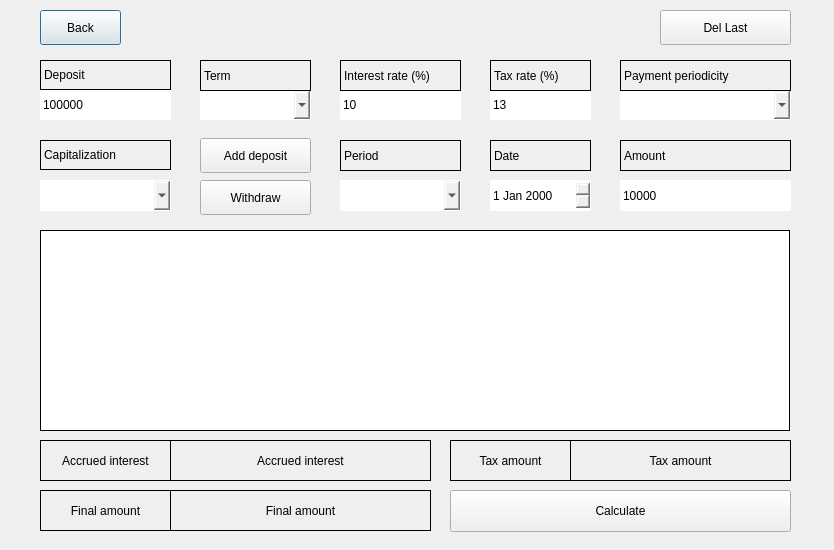
<?xml version="1.0" encoding="UTF-8"?>
<ui version="4.0">
 <class>Deposit</class>
 <widget class="QDialog" name="Deposit">
  <property name="geometry">
   <rect>
    <x>0</x>
    <y>0</y>
    <width>834</width>
    <height>550</height>
   </rect>
  </property>
  <property name="windowTitle">
   <string>Dialog</string>
  </property>
  <widget class="QPushButton" name="pushButton_back">
   <property name="geometry">
    <rect>
     <x>40</x>
     <y>10</y>
     <width>81</width>
     <height>35</height>
    </rect>
   </property>
   <property name="text">
    <string>Back</string>
   </property>
  </widget>
  <widget class="QTableWidget" name="deposit_table">
   <property name="geometry">
    <rect>
     <x>40</x>
     <y>230</y>
     <width>750</width>
     <height>201</height>
    </rect>
   </property>
   <property name="styleSheet">
    <string notr="true"/>
   </property>
   <property name="frameShape">
    <enum>QFrame::Box</enum>
   </property>
   <property name="frameShadow">
    <enum>QFrame::Plain</enum>
   </property>
  </widget>
  <widget class="QComboBox" name="period_to_tab">
   <property name="geometry">
    <rect>
     <x>340</x>
     <y>180</y>
     <width>121</width>
     <height>31</height>
    </rect>
   </property>
   <property name="styleSheet">
    <string notr="true">border: 1px solid white</string>
   </property>
  </widget>
  <widget class="QDateEdit" name="dateEdit">
   <property name="geometry">
    <rect>
     <x>490</x>
     <y>180</y>
     <width>101</width>
     <height>31</height>
    </rect>
   </property>
   <property name="styleSheet">
    <string notr="true">QDateEdit {
	border: 1px solid white;
}
</string>
   </property>
  </widget>
  <widget class="QLineEdit" name="amount_input">
   <property name="geometry">
    <rect>
     <x>620</x>
     <y>180</y>
     <width>171</width>
     <height>31</height>
    </rect>
   </property>
   <property name="styleSheet">
    <string notr="true">border: 1px solid white</string>
   </property>
   <property name="text">
    <string>10000</string>
   </property>
  </widget>
  <widget class="QPushButton" name="pushButton_add">
   <property name="geometry">
    <rect>
     <x>200</x>
     <y>138</y>
     <width>111</width>
     <height>35</height>
    </rect>
   </property>
   <property name="text">
    <string>Add deposit</string>
   </property>
  </widget>
  <widget class="QPushButton" name="pushButton_with">
   <property name="geometry">
    <rect>
     <x>200</x>
     <y>180</y>
     <width>111</width>
     <height>35</height>
    </rect>
   </property>
   <property name="styleSheet">
    <string notr="true"/>
   </property>
   <property name="text">
    <string>Withdraw</string>
   </property>
  </widget>
  <widget class="QLabel" name="Tax">
   <property name="geometry">
    <rect>
     <x>450</x>
     <y>440</y>
     <width>121</width>
     <height>41</height>
    </rect>
   </property>
   <property name="styleSheet">
    <string notr="true"/>
   </property>
   <property name="frameShape">
    <enum>QFrame::Box</enum>
   </property>
   <property name="text">
    <string>Tax amount</string>
   </property>
   <property name="alignment">
    <set>Qt::AlignCenter</set>
   </property>
  </widget>
  <widget class="QLabel" name="Amount">
   <property name="geometry">
    <rect>
     <x>40</x>
     <y>490</y>
     <width>131</width>
     <height>41</height>
    </rect>
   </property>
   <property name="styleSheet">
    <string notr="true"/>
   </property>
   <property name="frameShape">
    <enum>QFrame::Box</enum>
   </property>
   <property name="text">
    <string>Final amount</string>
   </property>
   <property name="alignment">
    <set>Qt::AlignCenter</set>
   </property>
  </widget>
  <widget class="QLabel" name="Income">
   <property name="geometry">
    <rect>
     <x>40</x>
     <y>440</y>
     <width>131</width>
     <height>41</height>
    </rect>
   </property>
   <property name="styleSheet">
    <string notr="true"/>
   </property>
   <property name="frameShape">
    <enum>QFrame::Box</enum>
   </property>
   <property name="text">
    <string>Accrued interest</string>
   </property>
   <property name="alignment">
    <set>Qt::AlignCenter</set>
   </property>
  </widget>
  <widget class="QLabel" name="Amount_output">
   <property name="geometry">
    <rect>
     <x>170</x>
     <y>490</y>
     <width>261</width>
     <height>41</height>
    </rect>
   </property>
   <property name="styleSheet">
    <string notr="true"/>
   </property>
   <property name="frameShape">
    <enum>QFrame::Box</enum>
   </property>
   <property name="text">
    <string>Final amount</string>
   </property>
   <property name="alignment">
    <set>Qt::AlignCenter</set>
   </property>
  </widget>
  <widget class="QLabel" name="Income_output">
   <property name="geometry">
    <rect>
     <x>170</x>
     <y>440</y>
     <width>261</width>
     <height>41</height>
    </rect>
   </property>
   <property name="styleSheet">
    <string notr="true"/>
   </property>
   <property name="frameShape">
    <enum>QFrame::Box</enum>
   </property>
   <property name="text">
    <string>Accrued interest</string>
   </property>
   <property name="alignment">
    <set>Qt::AlignCenter</set>
   </property>
  </widget>
  <widget class="QLabel" name="Tax_output">
   <property name="geometry">
    <rect>
     <x>570</x>
     <y>440</y>
     <width>221</width>
     <height>41</height>
    </rect>
   </property>
   <property name="styleSheet">
    <string notr="true"/>
   </property>
   <property name="frameShape">
    <enum>QFrame::Box</enum>
   </property>
   <property name="text">
    <string>Tax amount</string>
   </property>
   <property name="alignment">
    <set>Qt::AlignCenter</set>
   </property>
  </widget>
  <widget class="QLineEdit" name="sum_input">
   <property name="geometry">
    <rect>
     <x>40</x>
     <y>90</y>
     <width>131</width>
     <height>30</height>
    </rect>
   </property>
   <property name="styleSheet">
    <string notr="true">	border: 1px solid white;</string>
   </property>
   <property name="text">
    <string>100000</string>
   </property>
   <property name="alignment">
    <set>Qt::AlignLeading|Qt::AlignLeft|Qt::AlignVCenter</set>
   </property>
  </widget>
  <widget class="QLineEdit" name="rate_int">
   <property name="geometry">
    <rect>
     <x>340</x>
     <y>90</y>
     <width>121</width>
     <height>30</height>
    </rect>
   </property>
   <property name="styleSheet">
    <string notr="true">	border: 1px solid white;</string>
   </property>
   <property name="text">
    <string>10</string>
   </property>
   <property name="alignment">
    <set>Qt::AlignLeading|Qt::AlignLeft|Qt::AlignVCenter</set>
   </property>
  </widget>
  <widget class="QLineEdit" name="rate_tax">
   <property name="geometry">
    <rect>
     <x>490</x>
     <y>90</y>
     <width>101</width>
     <height>30</height>
    </rect>
   </property>
   <property name="styleSheet">
    <string notr="true">	border: 1px solid white;
</string>
   </property>
   <property name="text">
    <string>13</string>
   </property>
   <property name="alignment">
    <set>Qt::AlignLeading|Qt::AlignLeft|Qt::AlignVCenter</set>
   </property>
  </widget>
  <widget class="QComboBox" name="periodicity">
   <property name="geometry">
    <rect>
     <x>620</x>
     <y>90</y>
     <width>171</width>
     <height>30</height>
    </rect>
   </property>
   <property name="styleSheet">
    <string notr="true">	border: 1px solid white;</string>
   </property>
  </widget>
  <widget class="QComboBox" name="term">
   <property name="geometry">
    <rect>
     <x>200</x>
     <y>90</y>
     <width>111</width>
     <height>30</height>
    </rect>
   </property>
   <property name="styleSheet">
    <string notr="true">border: 1px solid white;
</string>
   </property>
  </widget>
  <widget class="QPushButton" name="pushButton_del">
   <property name="geometry">
    <rect>
     <x>660</x>
     <y>10</y>
     <width>131</width>
     <height>35</height>
    </rect>
   </property>
   <property name="text">
    <string>Del Last</string>
   </property>
  </widget>
  <widget class="QLabel" name="label_period_to_tab">
   <property name="geometry">
    <rect>
     <x>340</x>
     <y>140</y>
     <width>121</width>
     <height>31</height>
    </rect>
   </property>
   <property name="frameShape">
    <enum>QFrame::Box</enum>
   </property>
   <property name="text">
    <string>Period</string>
   </property>
  </widget>
  <widget class="QLabel" name="label_date_to_tab">
   <property name="geometry">
    <rect>
     <x>490</x>
     <y>140</y>
     <width>101</width>
     <height>31</height>
    </rect>
   </property>
   <property name="frameShape">
    <enum>QFrame::Box</enum>
   </property>
   <property name="text">
    <string>Date</string>
   </property>
  </widget>
  <widget class="QLabel" name="amount_label">
   <property name="geometry">
    <rect>
     <x>620</x>
     <y>140</y>
     <width>171</width>
     <height>31</height>
    </rect>
   </property>
   <property name="frameShape">
    <enum>QFrame::Box</enum>
   </property>
   <property name="text">
    <string>Amount</string>
   </property>
  </widget>
  <widget class="QPushButton" name="pushButton_calc">
   <property name="geometry">
    <rect>
     <x>450</x>
     <y>490</y>
     <width>341</width>
     <height>42</height>
    </rect>
   </property>
   <property name="text">
    <string>Calculate</string>
   </property>
  </widget>
  <widget class="QLabel" name="label_capitalization">
   <property name="geometry">
    <rect>
     <x>40</x>
     <y>140</y>
     <width>131</width>
     <height>30</height>
    </rect>
   </property>
   <property name="frameShape">
    <enum>QFrame::Box</enum>
   </property>
   <property name="text">
    <string>Capitalization</string>
   </property>
  </widget>
  <widget class="QComboBox" name="comboBox_capitalization">
   <property name="geometry">
    <rect>
     <x>40</x>
     <y>180</y>
     <width>131</width>
     <height>31</height>
    </rect>
   </property>
   <property name="styleSheet">
    <string notr="true">border: 1px solid white</string>
   </property>
  </widget>
  <widget class="QLabel" name="label_payment">
   <property name="geometry">
    <rect>
     <x>620</x>
     <y>60</y>
     <width>171</width>
     <height>31</height>
    </rect>
   </property>
   <property name="frameShape">
    <enum>QFrame::Box</enum>
   </property>
   <property name="text">
    <string>Payment periodicity</string>
   </property>
  </widget>
  <widget class="QLabel" name="label_rate_tax">
   <property name="geometry">
    <rect>
     <x>490</x>
     <y>60</y>
     <width>101</width>
     <height>31</height>
    </rect>
   </property>
   <property name="frameShape">
    <enum>QFrame::Box</enum>
   </property>
   <property name="text">
    <string>Tax rate (%)</string>
   </property>
  </widget>
  <widget class="QLabel" name="label_rate_int">
   <property name="geometry">
    <rect>
     <x>340</x>
     <y>60</y>
     <width>121</width>
     <height>31</height>
    </rect>
   </property>
   <property name="frameShape">
    <enum>QFrame::Box</enum>
   </property>
   <property name="text">
    <string>Interest rate (%)</string>
   </property>
  </widget>
  <widget class="QLabel" name="term_label">
   <property name="geometry">
    <rect>
     <x>200</x>
     <y>60</y>
     <width>111</width>
     <height>31</height>
    </rect>
   </property>
   <property name="frameShape">
    <enum>QFrame::Box</enum>
   </property>
   <property name="text">
    <string>Term</string>
   </property>
  </widget>
  <widget class="QLabel" name="sum_label">
   <property name="geometry">
    <rect>
     <x>40</x>
     <y>60</y>
     <width>131</width>
     <height>30</height>
    </rect>
   </property>
   <property name="frameShape">
    <enum>QFrame::Box</enum>
   </property>
   <property name="text">
    <string>Deposit</string>
   </property>
  </widget>
 </widget>
 <resources/>
 <connections/>
</ui>
